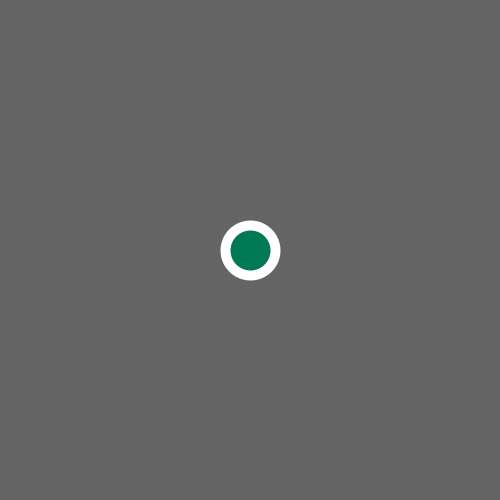
Frame 1 (no input)
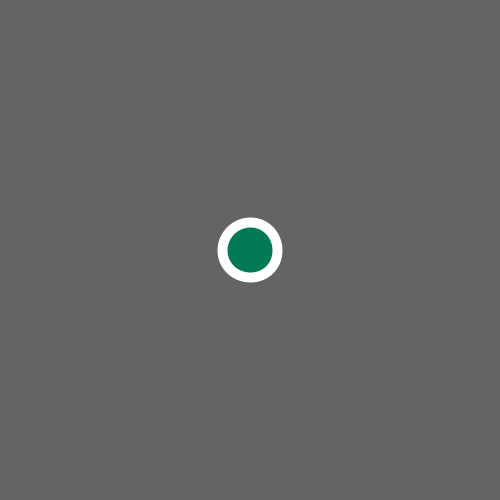
Frame 60 (the mouse pressed at the canvas centre just before this capture)
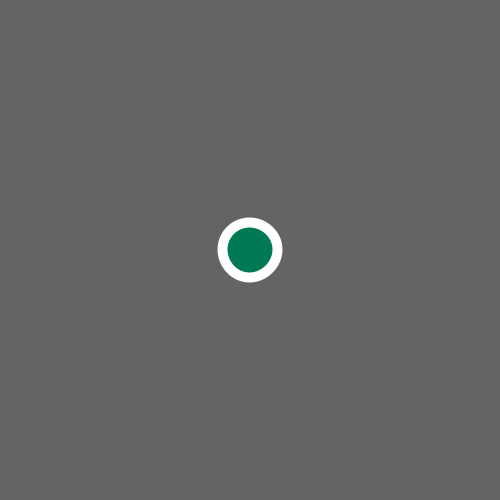
Frame 120 (the mouse held since frame 60 and released just before this capture)

The Processing sketch that drew these frames (run headless with seeded random() and noise(); from frame 60 on, the mouse is pressed at the canvas centre):

// Processing sketch: processing_9240
// ── processing_9240.pde

//http://processingjs.org/
float radius = 50.0;
int X, Y;
int nX, nY;
int delay = 16;

void setup() {
  size(500,500);
  strokeWeight(10);
  frameRate(15);
  X = width /2;
  Y = height /2;
  nX = X;
  nY = Y;
}

//main loop 
void draw() {
  
  radius = radius + sin( frameCount / 4);
  
  X+=(nX-X)/delay;
  Y+=(nY-Y)/delay;
  
  background(100);
  
  fill (0,121,84);
  
  stroke(255);
  
  ellipse( X, Y, radius, radius);
}

void mouseMoved () {
  nX = mouseX;
  nY = mouseY;
}
